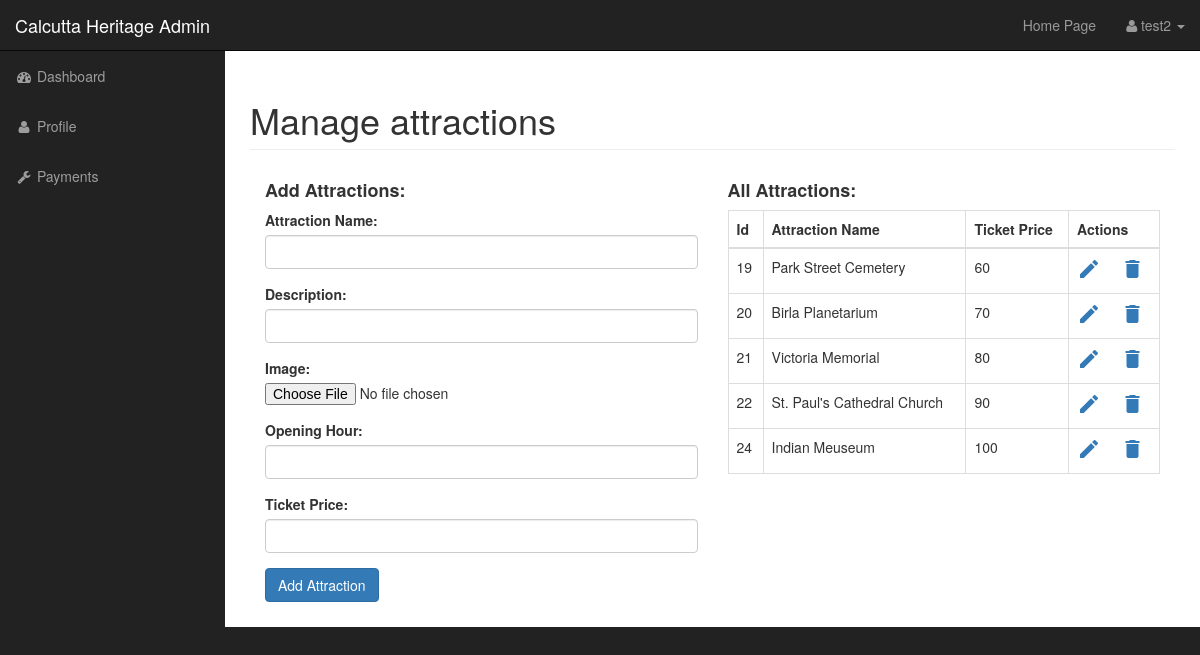
Screenshot of /admin/attractions.php (signed in) with the database file from the repository.
### tables this page shows
CREATE TABLE `attractions` (
  `attraction_id` int(2) NOT NULL,
  `attraction_name` varchar(255) NOT NULL,
  `attraction_description` varchar(255) NOT NULL,
  `attraction_image_url` text NOT NULL,
  `attraction_opening_hour` int(2) NOT NULL,
  `attraction_ticket_price` int(3) NOT NULL
);

### admin/functions.php (the view, shortened to what this page needs)
<?php
function read_attractions()
{
    global $connection;
    $select_attractions_query = "SELECT * FROM attractions";
    $result = mysqli_query($connection, $select_attractions_query);
    while ($row = mysqli_fetch_assoc($result)) {
        $attraction_id = $row['attraction_id'];
        $attraction_name = $row['attraction_name'];
        $attraction_ticket_price = $row['attraction_ticket_price'];
        echo "
                <tr>
                    <td>{$attraction_id}</td>
                    <td>{$attraction_name}</td>
                    <td>{$attraction_ticket_price}</td>
                    <td>
                        <a href='attractions.php?edit={$attraction_id}'><i class='material-icons' data-toggle='tooltip' title='Edit'>&#xE254;</i></a>
                        &nbsp; &nbsp;
                        <a href='attractions.php?delete={$attraction_id}'><i class='material-icons' data-toggle='tooltip' title='Delete'>&#xE872;</i></a>
                    </td>
                </tr>
            ";
    }
}

### admin/css/sb-admin.css (style rules this page uses)
body { margin-top: 100px; background-color: #222; }
@media (min-width:768px) { body { margin-top: 50px; } }

### rows the page displays
attractions: attraction_id "19", attraction_name "Park Street Cemetery", attraction_ticket_price "60"
attractions: attraction_id "20", attraction_name "Birla Planetarium", attraction_ticket_price "70"
attractions: attraction_id "21", attraction_name "Victoria Memorial", attraction_ticket_price "80"
attractions: attraction_id "22", attraction_name "St. Paul's Cathedral Church", attraction_ticket_price "90"
attractions: attraction_id "24", attraction_name "Indian Meuseum", attraction_ticket_price "100"

### other values shown
$_SESSION['name'] "test2"
